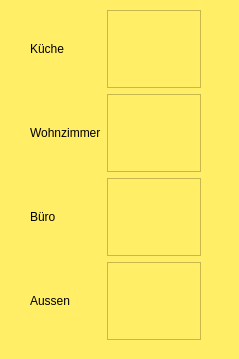
<?xml version="1.0" encoding="UTF-8"?>
<ui version="4.0">
 <class>heater</class>
 <widget class="QWidget" name="heater">
  <property name="geometry">
   <rect>
    <x>0</x>
    <y>0</y>
    <width>239</width>
    <height>359</height>
   </rect>
  </property>
  <property name="windowTitle">
   <string>Form</string>
  </property>
  <property name="styleSheet">
   <string notr="true">background-color: rgb(255, 238, 102);</string>
  </property>
  <widget class="QWidget" name="horizontalLayoutWidget">
   <property name="geometry">
    <rect>
     <x>30</x>
     <y>10</y>
     <width>171</width>
     <height>330</height>
    </rect>
   </property>
   <layout class="QHBoxLayout" name="horizontalLayout">
    <item>
     <layout class="QVBoxLayout" name="verticalLayout_2">
      <item>
       <widget class="QLabel" name="label">
        <property name="text">
         <string>Küche</string>
        </property>
       </widget>
      </item>
      <item>
       <widget class="QLabel" name="label_2">
        <property name="text">
         <string>Wohnzimmer</string>
        </property>
       </widget>
      </item>
      <item>
       <widget class="QLabel" name="label_3">
        <property name="text">
         <string>Büro</string>
        </property>
       </widget>
      </item>
      <item>
       <widget class="QLabel" name="label_4">
        <property name="text">
         <string>Aussen</string>
        </property>
       </widget>
      </item>
     </layout>
    </item>
    <item>
     <layout class="QVBoxLayout" name="verticalLayout">
      <item>
       <widget class="QTextBrowser" name="textBrowserKitchen"/>
      </item>
      <item>
       <widget class="QTextBrowser" name="textBrowserLiving"/>
      </item>
      <item>
       <widget class="QTextBrowser" name="textBrowserOffice"/>
      </item>
      <item>
       <widget class="QTextBrowser" name="textBrowserOutdoor"/>
      </item>
     </layout>
    </item>
   </layout>
  </widget>
 </widget>
 <resources/>
 <connections/>
</ui>
